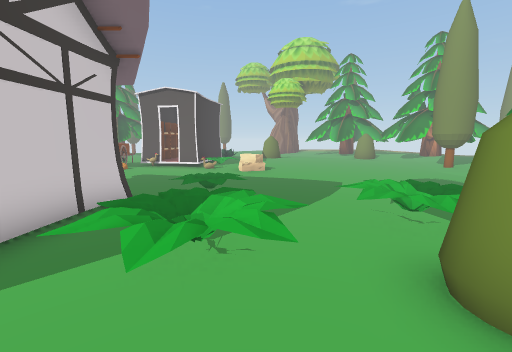
View 1 (above)

24 first-person views from a walk through a scene from a Unity 3-D project. The camera is 1.4 m above the floor, tilts 8° down and sees 90° across. The floor is counted in squares, 1 m on a side. Each view is taken from the middle of a square. On the plan, view 1 faces up. The plan holds only what a view shows up to about 13 squares ahead; the rest is blank. The place goes on beyond the plan. The player is left out.

View 2
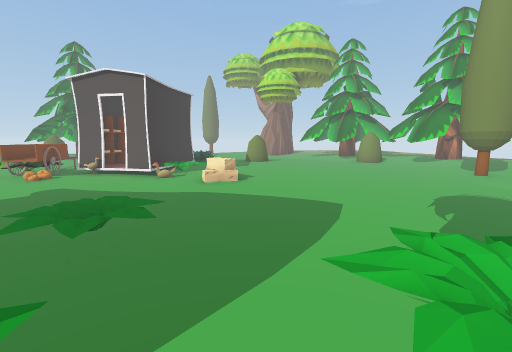

View 3
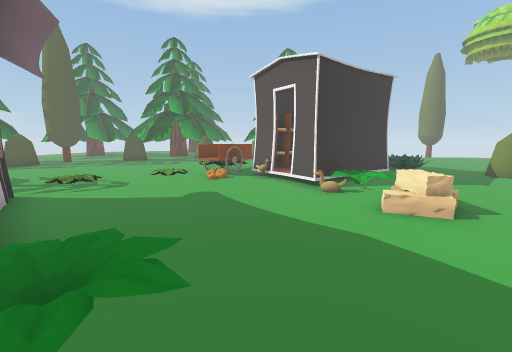

View 4
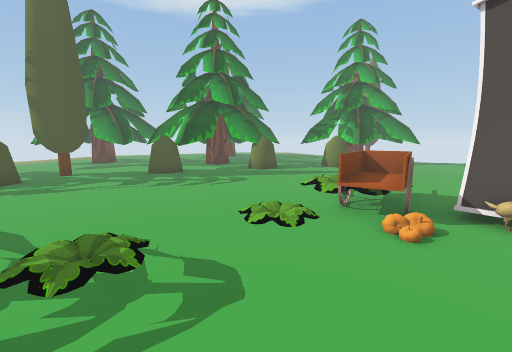

View 5
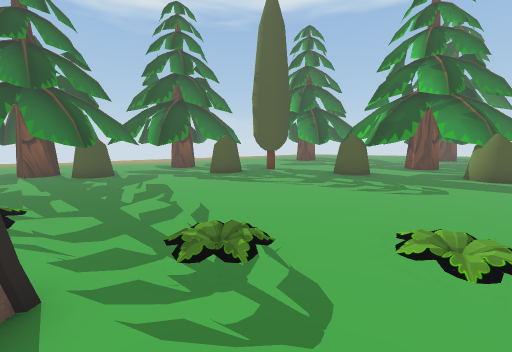

View 6
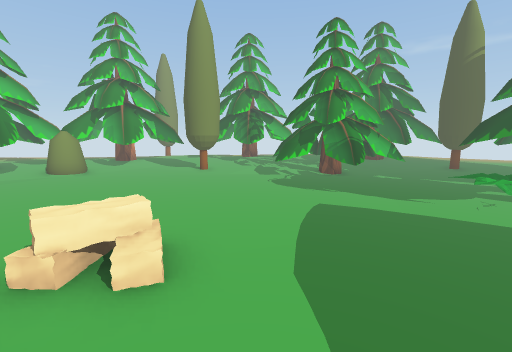

View 7
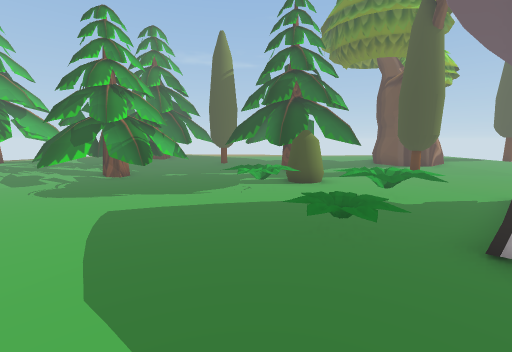

View 8
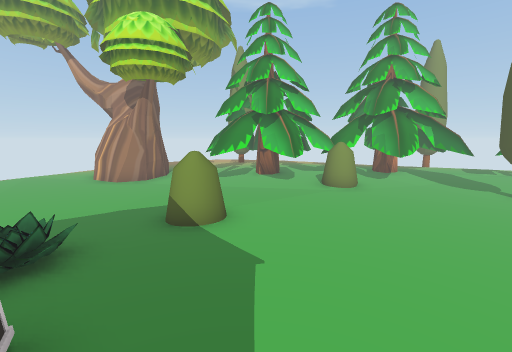

View 9
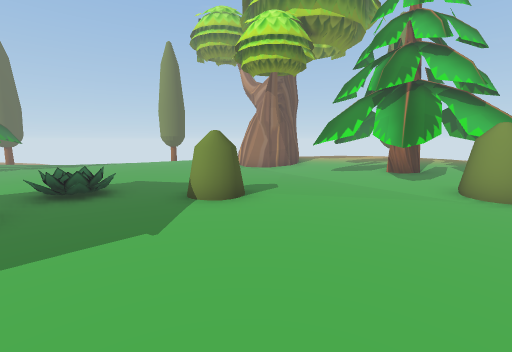

View 10
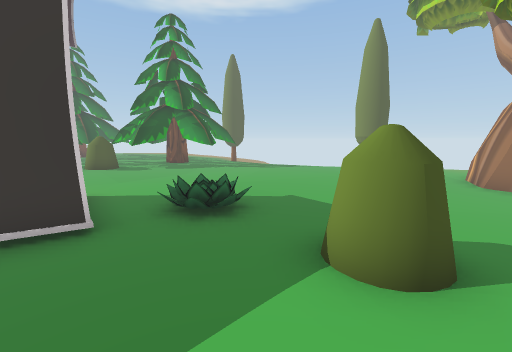

View 11
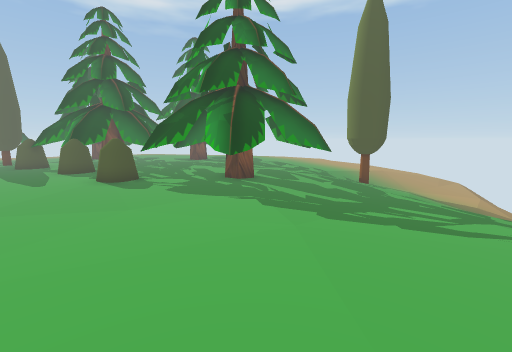

View 12
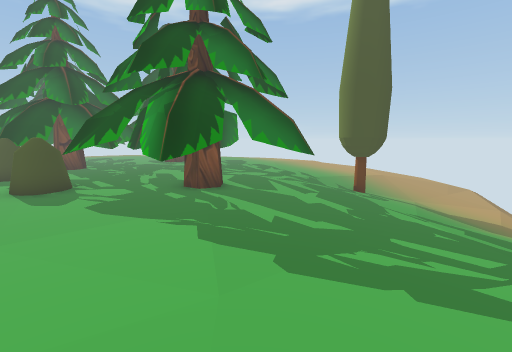

View 13
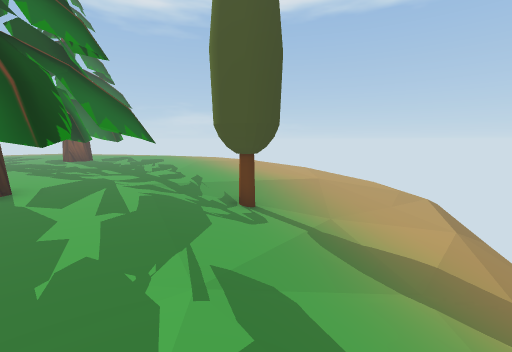

View 14
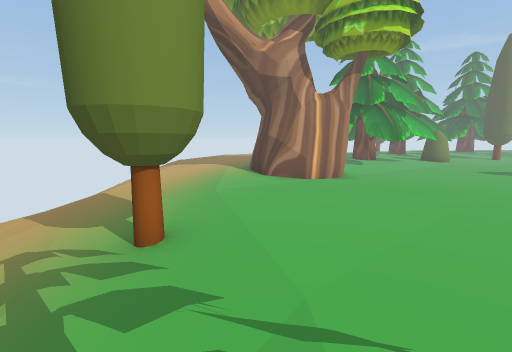

View 15
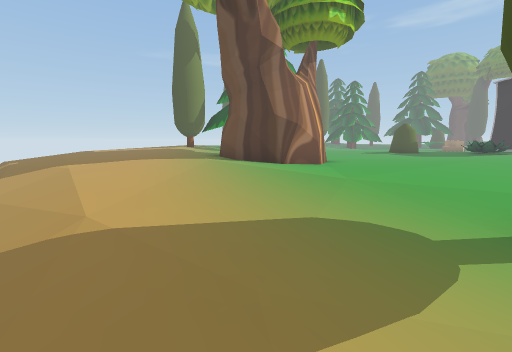

View 16
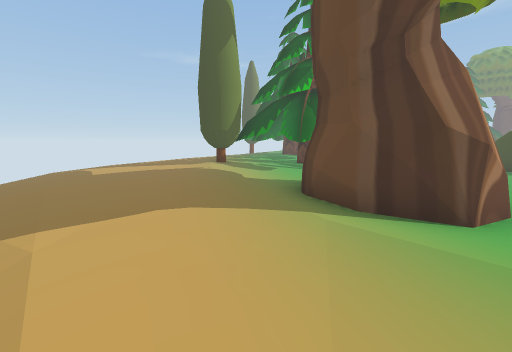

View 17
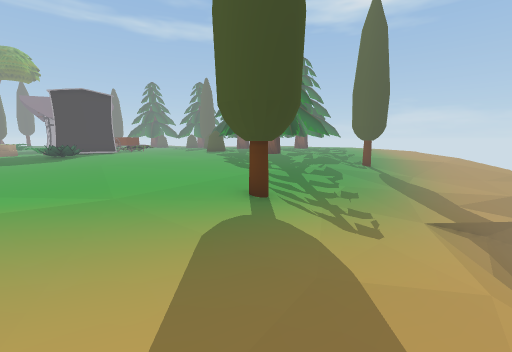

View 18
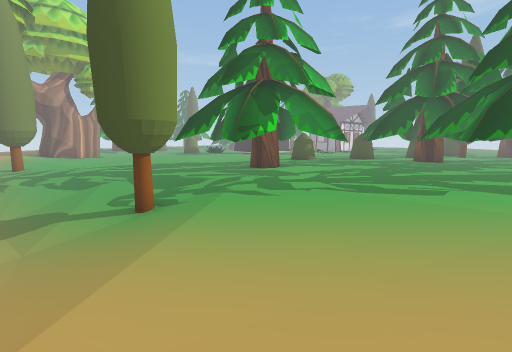

View 19
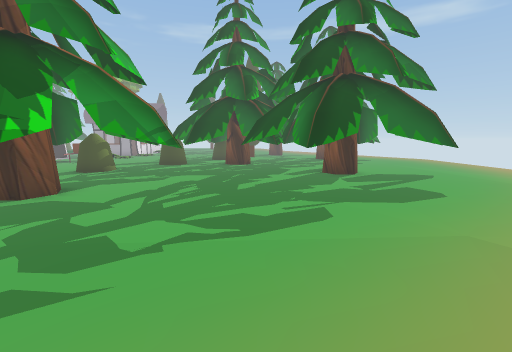

View 20
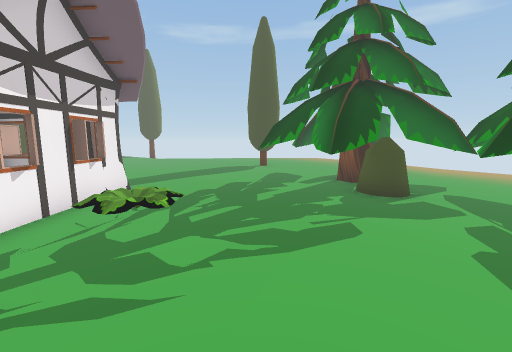

View 21
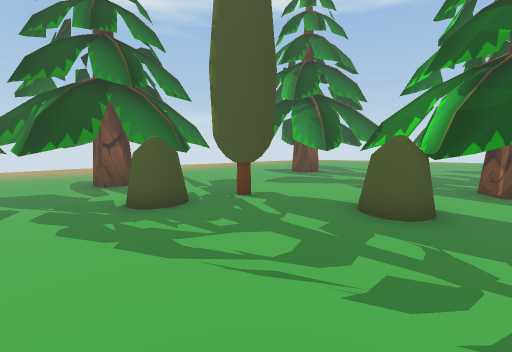

View 22
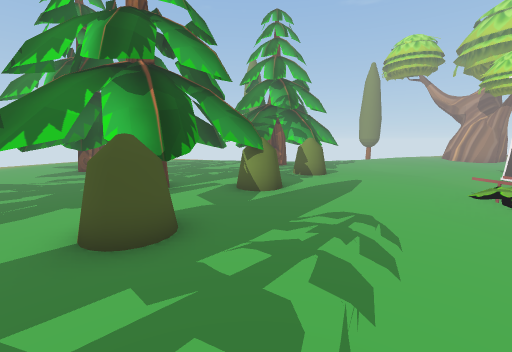

View 23
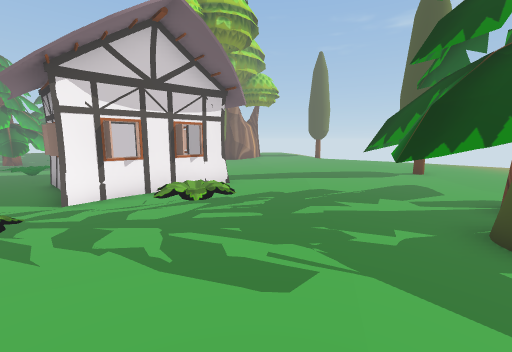

View 24
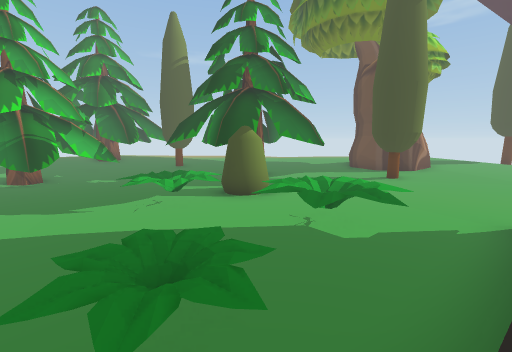

### Floor plan
Key: @ floor where view 1 was taken; # wall or solid block; . main floor; : floor 0.25 m higher than the main floor; - floor 0.25 m lower than the main floor; _ floor 0.5 m lower than the main floor; < floor 0.75 m lower than the main floor; ( floor 1 m lower than the main floor; ! floor 1.25 m lower than the main floor; ? floor 1.5 m lower than the main floor; / step, stairs or slope; = window, fence, low wall or low ledge; T tree; H house; I thing the floor can be seen under or through; O other object.
Columns run from 19 left of view 1 to 10 right of it. Each row starts with its distance up from view 1.
 34                   //
 33   ///////=////=/////////////
 32  _<///!//?////////_----/......
 31 ___///(/////////_-----........
 30 --_///(////////TT---..........
 29 ----//<////////TT-.........:::
 28 ----/TT////-----.....###::::::
 27 .----/T/--------....####.:::::
 26 .....----------.....## #..::TT
 25 .....TTTTT---.......-###.T#:TT
 24 .....TT  T..........----.TTTT
 23 ....TT I TT.........-----T  TT
 22 TT..TT IITT........----TT ## T
 21 TT...T   T.........-----T ## T
 20  T...TTITT.........------TTTT
 19 #TT.....T..........-...--TTTTT
 18  TT.TT..OO.......O..OO..--OOTT
 17 TTTTTT.................---/OTT
 16 TT # TT.......####....------TT
 15 TT## TTO......# O#..----------
 14  T   #........# #..-----------
 13  TTTTT.....OO.#:#//---------TT
 12 TT..TT.....OOO#--O/O--------TT
 11 TT..O....../OO-----/----------
 10 ...........//-----------------
  9 ..TT.........--------------TTT
  8 --TT......./---------------TTT
  7 -TTOO....../--------------TTTT
  6 #TTO......--HHHHHOO------TTTT
  5 ###T-.....--H   H----OO----TTT
  4 ## TT-...-//H   H-OO-OO ---TT
  3    T-.T.../ H   HOOO--O------T
  2  TTTTTT.....HHHHH-OO-OTT-TT--T
  1 -T#  ITT.....  HH-----T   T-TT
  0 -   #I TT.....-----@-T###  TTT
 -1 --   I T......-------T  #  T-.
 -2 -. T   ........ ------      ..
 -3 -..T TT........ ---TT-T
 -4 ...  ..TT...... ... ..-
 -5      ..TT...    ...###.
 -6      ......     ...# ##
 -7      .....      ...#
 -8      ....       ....
 -9      ...        ...
-10      ..          :
-11                 TT

Positions as (right, up) in squares from view 1, and headings:
1: (0, 0), facing up
2: (1, 3), facing up
3: (1, 6), facing up-left
4: (-5, 7), facing up-left
5: (-5, 8), facing left
6: (-3, 10), facing right
7: (-3, 10), facing down-right
8: (-2, 13), facing up-right
9: (2, 12), facing up
10: (2, 15), facing up-left
11: (-2, 23), facing left
12: (-4, 24), facing left
13: (-7, 28), facing left
14: (-7, 28), facing right
15: (-3, 33), facing down-right
16: (1, 32), facing down-right
17: (0, 33), facing down-left
18: (-19, 30), facing down-right
19: (-17, 28), facing down
20: (-11, 9), facing down
21: (-10, 9), facing left
22: (-13, 8), facing up
23: (-14, 7), facing down-right
24: (-3, 7), facing down-right
